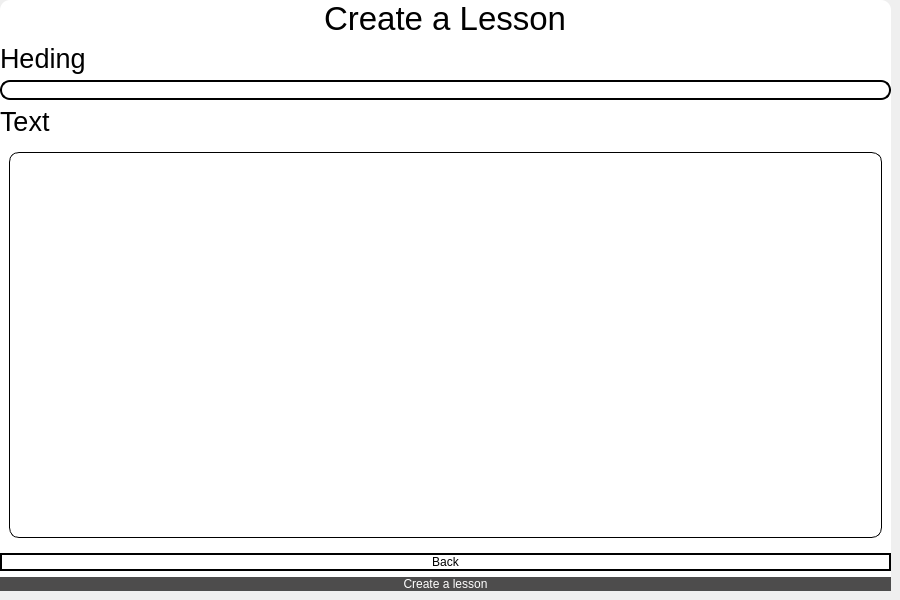
<?xml version="1.0" encoding="UTF-8"?>
<ui version="4.0">
 <class>CreateLesson</class>
 <widget class="QWidget" name="CreateLesson">
  <property name="geometry">
   <rect>
    <x>0</x>
    <y>0</y>
    <width>900</width>
    <height>600</height>
   </rect>
  </property>
  <property name="windowTitle">
   <string>Form</string>
  </property>
  <widget class="QWidget" name="widget" native="true">
   <property name="geometry">
    <rect>
     <x>0</x>
     <y>0</y>
     <width>891</width>
     <height>591</height>
    </rect>
   </property>
   <property name="styleSheet">
    <string notr="true">QWidget{
background-color:white;
border-radius:10px;
}</string>
   </property>
   <layout class="QVBoxLayout" name="verticalLayout">
    <item alignment="Qt::AlignHCenter|Qt::AlignVCenter">
     <widget class="QLabel" name="createLesson_LA">
      <property name="font">
       <font>
        <pointsize>25</pointsize>
       </font>
      </property>
      <property name="styleSheet">
       <string notr="true">color:black;</string>
      </property>
      <property name="text">
       <string>Create a Lesson</string>
      </property>
     </widget>
    </item>
    <item>
     <widget class="QLabel" name="heading_LA">
      <property name="font">
       <font>
        <pointsize>20</pointsize>
       </font>
      </property>
      <property name="styleSheet">
       <string notr="true">color:black;</string>
      </property>
      <property name="text">
       <string>Heding</string>
      </property>
     </widget>
    </item>
    <item>
     <widget class="QLineEdit" name="heading_LE">
      <property name="styleSheet">
       <string notr="true">QLineEdit{
border: 2px solid black;
color:black;
}</string>
      </property>
     </widget>
    </item>
    <item>
     <widget class="QLabel" name="text_LA">
      <property name="font">
       <font>
        <pointsize>20</pointsize>
       </font>
      </property>
      <property name="styleSheet">
       <string notr="true">color:black;</string>
      </property>
      <property name="text">
       <string>Text</string>
      </property>
     </widget>
    </item>
    <item>
     <widget class="QScrollArea" name="scrollArea">
      <property name="widgetResizable">
       <bool>true</bool>
      </property>
      <widget class="QWidget" name="scrollAreaWidgetContents">
       <property name="geometry">
        <rect>
         <x>0</x>
         <y>0</y>
         <width>873</width>
         <height>363</height>
        </rect>
       </property>
       <layout class="QVBoxLayout" name="verticalLayout_2">
        <item>
         <widget class="QPlainTextEdit" name="text_LE">
          <property name="styleSheet">
           <string notr="true">color:black;
border:1px solid black;
font: 12pt &quot;Segoe UI&quot;;</string>
          </property>
         </widget>
        </item>
       </layout>
      </widget>
     </widget>
    </item>
    <item>
     <widget class="QPushButton" name="back_PB">
      <property name="styleSheet">
       <string notr="true">QPushButton{
background-color:#ffff;
color:black;
border: 2px solid black;
}

QPushButton:hover{
	background-color: rgb(0, 0, 0);
	color:white;
}</string>
      </property>
      <property name="text">
       <string>Back</string>
      </property>
     </widget>
    </item>
    <item>
     <widget class="QPushButton" name="createLesson_PB">
      <property name="styleSheet">
       <string notr="true">background-color:#4D4C4C;
color:white;</string>
      </property>
      <property name="text">
       <string>Create a lesson</string>
      </property>
     </widget>
    </item>
   </layout>
   <zorder>createLesson_LA</zorder>
   <zorder>heading_LA</zorder>
   <zorder>heading_LE</zorder>
   <zorder>text_LA</zorder>
   <zorder>scrollArea</zorder>
   <zorder>createLesson_PB</zorder>
   <zorder>back_PB</zorder>
  </widget>
 </widget>
 <resources/>
 <connections/>
</ui>
